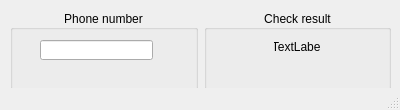
<?xml version="1.0" encoding="UTF-8"?>
<ui version="4.0">
 <class>MainWindow</class>
 <widget class="QMainWindow" name="MainWindow">
  <property name="geometry">
   <rect>
    <x>0</x>
    <y>0</y>
    <width>400</width>
    <height>110</height>
   </rect>
  </property>
  <property name="sizePolicy">
   <sizepolicy hsizetype="Fixed" vsizetype="Fixed">
    <horstretch>0</horstretch>
    <verstretch>0</verstretch>
   </sizepolicy>
  </property>
  <property name="minimumSize">
   <size>
    <width>400</width>
    <height>110</height>
   </size>
  </property>
  <property name="maximumSize">
   <size>
    <width>400</width>
    <height>110</height>
   </size>
  </property>
  <property name="windowTitle">
   <string>MainWindow</string>
  </property>
  <widget class="QWidget" name="centralwidget">
   <widget class="QWidget" name="horizontalLayoutWidget">
    <property name="geometry">
     <rect>
      <x>10</x>
      <y>10</y>
      <width>381</width>
      <height>80</height>
     </rect>
    </property>
    <layout class="QHBoxLayout" name="horizontalLayout">
     <item>
      <widget class="QGroupBox" name="groupBox">
       <property name="title">
        <string>Phone number</string>
       </property>
       <property name="alignment">
        <set>Qt::AlignCenter</set>
       </property>
       <widget class="QLineEdit" name="lineEdit">
        <property name="geometry">
         <rect>
          <x>30</x>
          <y>30</y>
          <width>113</width>
          <height>20</height>
         </rect>
        </property>
        <property name="alignment">
         <set>Qt::AlignCenter</set>
        </property>
       </widget>
      </widget>
     </item>
     <item>
      <widget class="QGroupBox" name="groupBox_2">
       <property name="title">
        <string>Check result</string>
       </property>
       <property name="alignment">
        <set>Qt::AlignCenter</set>
       </property>
       <widget class="QLabel" name="label">
        <property name="geometry">
         <rect>
          <x>70</x>
          <y>30</y>
          <width>47</width>
          <height>13</height>
         </rect>
        </property>
        <property name="text">
         <string>TextLabel</string>
        </property>
        <property name="alignment">
         <set>Qt::AlignCenter</set>
        </property>
       </widget>
      </widget>
     </item>
    </layout>
   </widget>
  </widget>
  <widget class="QStatusBar" name="statusbar"/>
 </widget>
 <resources/>
 <connections/>
</ui>
